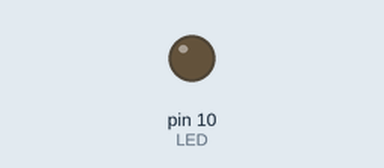
Simulated run of this sketch. Board: Arduino Uno, built with avr-gcc and run on an emulated ATmega328P. On the bench: output pins drawn as LEDs (lit = HIGH).

Above: at 0.05 s.
At 0.3 s:
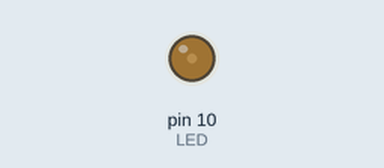
At 0.55 s:
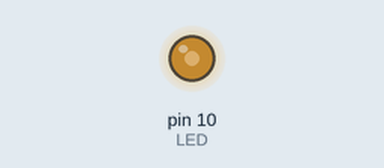
At 1.1 s:
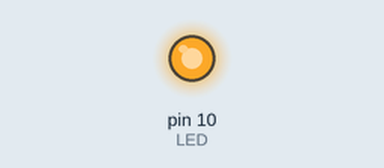
Timing chart, 0 to 3.0 s (numbered marks = the images above):
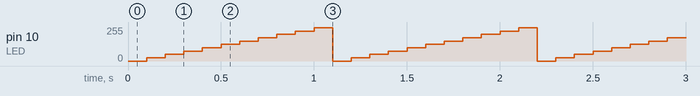

Measured:
- by itself, pin 10 (LED): repeats every 1.1 s: 50/255 0.10 s, 75/255 0.10 s, 100/255 0.10 s, 125/255 0.10 s, 150/255 0.10 s, 175/255 0.10 s, 200/255 0.10 s, 225/255 0.10 s, 250/255 0.10 s, 0/255 0.10 s, 25/255 0.10 s

The sketch:

244_1.ino
```cpp
const int LED = 10;

void setup() {
 pinMode(LED,OUTPUT);
}

void loop() {
  for(int t_high=0;t_high<=10;t_high++) {
    analogWrite(LED, t_high*25);
    delay(100);
  }
}
```
